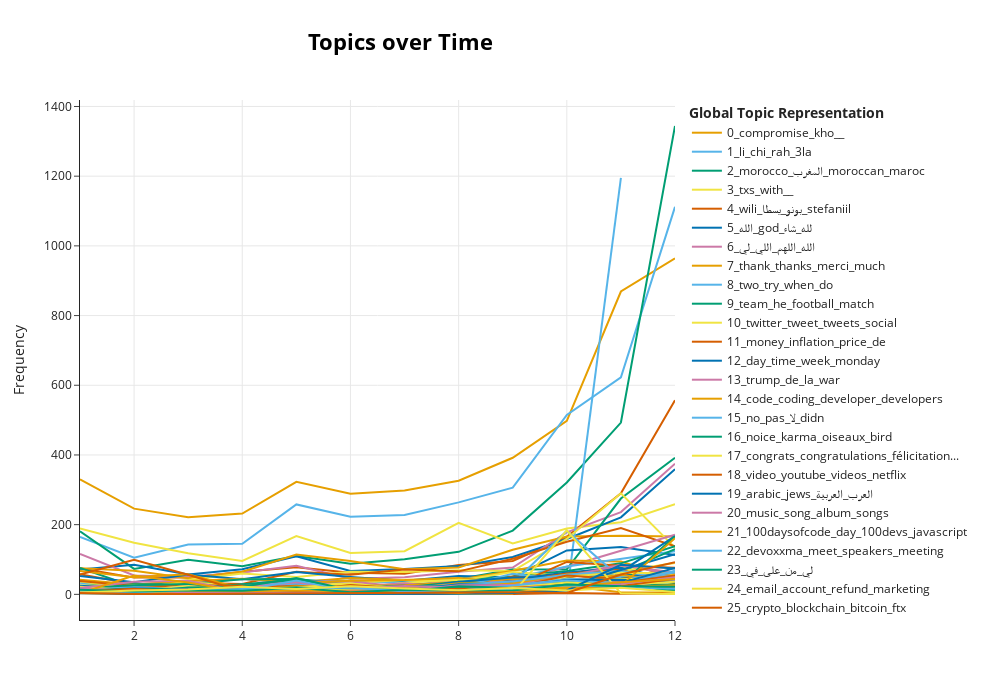

The notebook cell this image was saved under:
### Code cell
topic_model.visualize_topics_over_time(topics_over_time, top_n_topics=75, width=1000, height=700)
